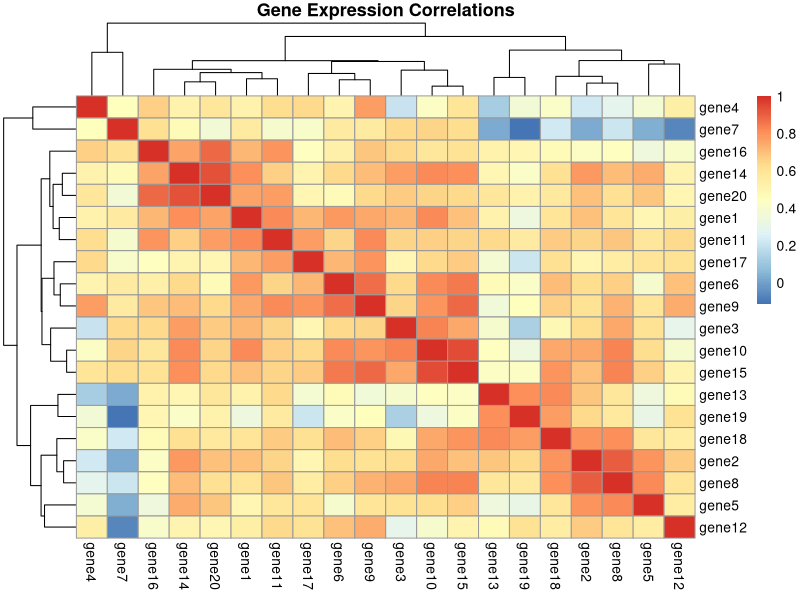
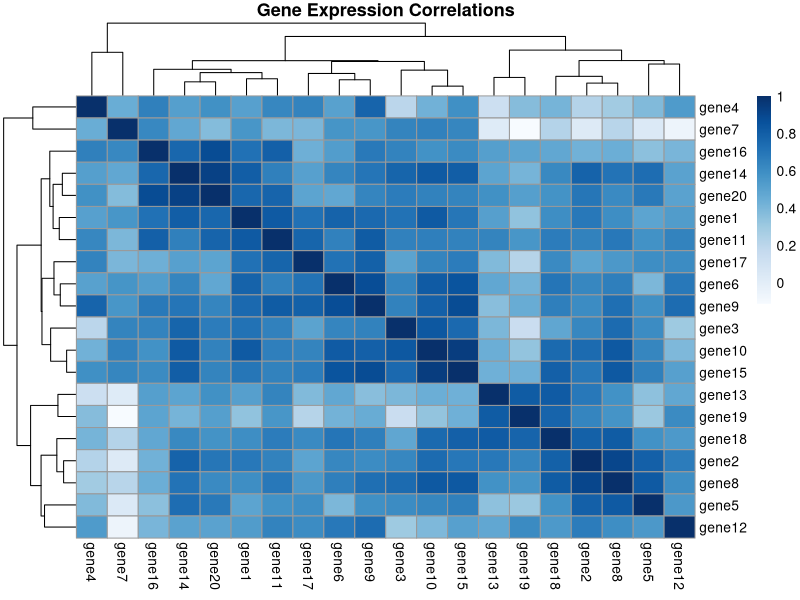

The R source for these figures, in order:



## clear environment
rm(list=ls()) 



library(pheatmap)
# install.packages("pheatmap")

data <- read.table('data/gene_expression.csv', header=TRUE, row.names=1, sep=',')


data <- t(data)

cor_mat <- cor(data)


pheatmap(cor_mat, fontsize_row=10, fontsize_col = 10, main="Gene Expression Correlations")


library(RColorBrewer)
# install.packages("RColorBrewer)

colors <- colorRampPalette(brewer.pal(9, "Blues"))(255)



pheatmap(cor_mat,col=colors, fontsize_row=10, fontsize_col = 10, main="Gene Expression Correlations")








